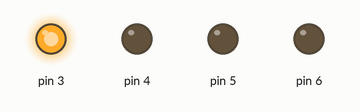
A sketch run on a simulated Arduino Uno, built with avr-gcc and run on an emulated ATmega328P. Shown: output pins drawn as LEDs (lit = HIGH). At 0.4 s the program stops and its outputs stay as they are.

Above: at 0.05 s.
At 0.5 s:
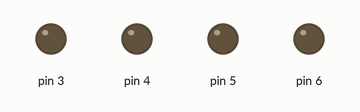
Timing chart, 0 to 1.9 s (numbered marks = the images above):
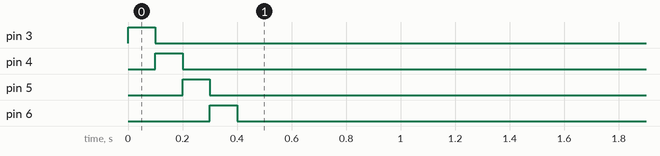

Measured:
- by itself, pin 3: LOW → HIGH at 0.00 s, → LOW 0.10 s later
- by itself, pin 4: LOW → HIGH at 0.10 s, → LOW 0.10 s later
- by itself, pin 5: LOW → HIGH at 0.20 s, → LOW 0.10 s later
- by itself, pin 6: LOW → HIGH at 0.30 s, → LOW 0.10 s later

The sketch:

stepper2.ino
```cpp
void setup() {
  // put your setup code here, to run once:
pinMode(3,OUTPUT);//A
pinMode(4,OUTPUT);//B
pinMode(5,OUTPUT);//C
pinMode(6,OUTPUT);//D
}

void loop() {
  // put your main code here, to run repeatedly:
for(int i=0;i<=90/7.2;i++)
{
  digitalWrite(3,HIGH);
  delay(100);
  digitalWrite(3,LOW);
    digitalWrite(4,HIGH);
  delay(100);
  digitalWrite(4,LOW);
    digitalWrite(5,HIGH);
  delay(100);
  digitalWrite(5,LOW);
    digitalWrite(6,HIGH);
  delay(100);
  digitalWrite(6,LOW);
  exit(0);
}
}
```
